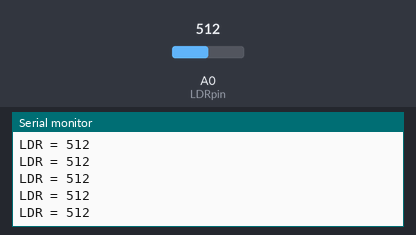
A sketch run on a simulated Arduino Uno, built with avr-gcc and run on an emulated ATmega328P. Parts: the last lines printed to the serial monitor. Inputs (shaded band) come from the test bench; at power-on: A0 (LDRpin) = 512.

Above: at 1.2 s.
1.3 s: A0 (LDRpin) set to 11
At 2.0 s:
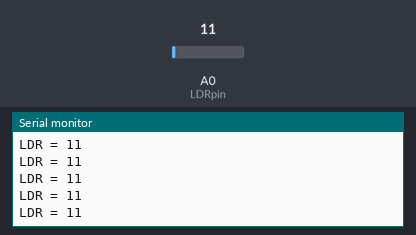
2.8 s: A0 (LDRpin) set to 8
At 3.6 s:
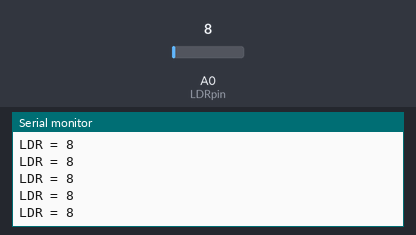
10.3 s: A0 (LDRpin) set to 108
At 11.0 s:
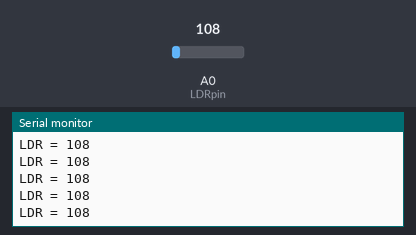
11.8 s: A0 (LDRpin) set to 88
At 12.7 s:
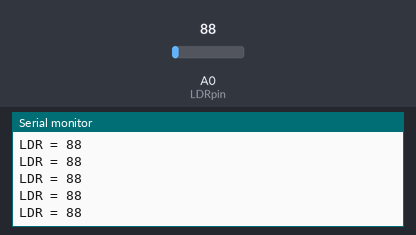
Timing chart, 0 to 14.8 s (numbered marks = the images above; inputs shaded):
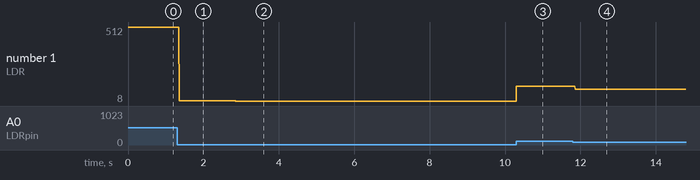

The sketch:

eg_LDR_read.ino
```cpp
// (licence header left out)
// declare vars
int LDRpin = A0;
int LDRvalue = 0;

void setup() {
  Serial.begin(9600); // Start Serial
}

void loop() {
  // read LDR
  LDRvalue = analogRead(LDRpin);

  // send out LDR
  Serial.print("LDR = ");
  Serial.println(LDRvalue);
  delay(10);

}
```

Measured:
- after the input at 1.3 s, the serial monitor: prints a new line after 0.06 s (image 1)
- after the input at 2.8 s, the serial monitor: prints a new line after 0.06 s (image 2)
- after the input at 10.3 s, the serial monitor: prints a new line at once (image 3)
- after the input at 11.8 s, the serial monitor: prints a new line after 0.06 s (image 4)
- plotted number 1: 512 → 11 after the input at 1.3 s, 11 → 8 after the input at 2.8 s, 8 → 108 after the input at 10.3 s, 108 → 88 after the input at 11.8 s
